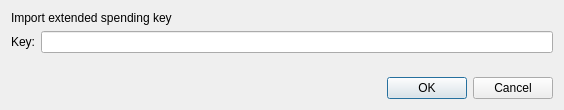
<?xml version="1.0" encoding="UTF-8"?>
<ui version="4.0">
 <class>OpenSKDialog</class>
 <widget class="QDialog" name="OpenSKDialog">
  <property name="geometry">
   <rect>
    <x>0</x>
    <y>0</y>
    <width>564</width>
    <height>110</height>
   </rect>
  </property>
  <property name="windowTitle">
   <string>Import Key</string>
  </property>
  <layout class="QVBoxLayout" name="verticalLayout">
   <item>
    <widget class="QLabel" name="label_2">
     <property name="text">
      <string>Import extended spending key</string>
     </property>
    </widget>
   </item>
   <item>
    <layout class="QHBoxLayout" name="horizontalLayout">
     <item>
      <widget class="QLabel" name="label">
       <property name="text">
        <string>Key:</string>
       </property>
      </widget>
     </item>
     <item>
      <widget class="QValidatedLineEdit" name="keyEdit"/>
     </item>
    </layout>
   </item>
   <item>
    <spacer name="verticalSpacer">
     <property name="orientation">
      <enum>Qt::Vertical</enum>
     </property>
     <property name="sizeHint" stdset="0">
      <size>
       <width>20</width>
       <height>40</height>
      </size>
     </property>
    </spacer>
   </item>
   <item>
    <widget class="QDialogButtonBox" name="buttonBox">
     <property name="orientation">
      <enum>Qt::Horizontal</enum>
     </property>
     <property name="standardButtons">
      <set>QDialogButtonBox::Cancel|QDialogButtonBox::Ok</set>
     </property>
    </widget>
   </item>
  </layout>
 </widget>
 <customwidgets>
  <customwidget>
   <class>QValidatedLineEdit</class>
   <extends>QLineEdit</extends>
   <header>qvalidatedlineedit.h</header>
  </customwidget>
 </customwidgets>
 <resources/>
 <connections>
  <connection>
   <sender>buttonBox</sender>
   <signal>accepted()</signal>
   <receiver>OpenSKDialog</receiver>
   <slot>accept()</slot>
   <hints>
    <hint type="sourcelabel">
     <x>248</x>
     <y>254</y>
    </hint>
    <hint type="destinationlabel">
     <x>157</x>
     <y>274</y>
    </hint>
   </hints>
  </connection>
  <connection>
   <sender>buttonBox</sender>
   <signal>rejected()</signal>
   <receiver>OpenSKDialog</receiver>
   <slot>reject()</slot>
   <hints>
    <hint type="sourcelabel">
     <x>316</x>
     <y>260</y>
    </hint>
    <hint type="destinationlabel">
     <x>286</x>
     <y>274</y>
    </hint>
   </hints>
  </connection>
 </connections>
</ui>
